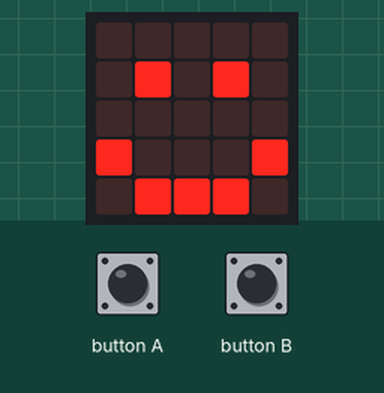
Simulated run of this program. Board: BBC micro:bit running MicroPython. Shown: the board's 5×5 LED display. The inputs (shaded band) are chosen by the test bench.

Above: at 1.2 s.
1.3 s: button A pressed for 0.15 s
At 1.7 s:
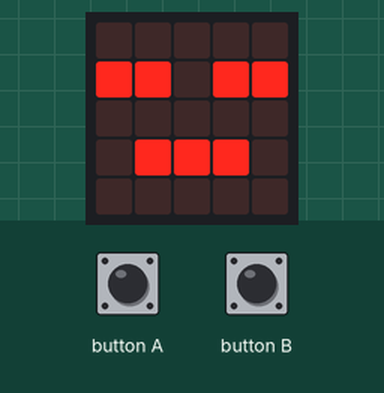
2.9 s: button A pressed for 1 s
At 4.2 s:
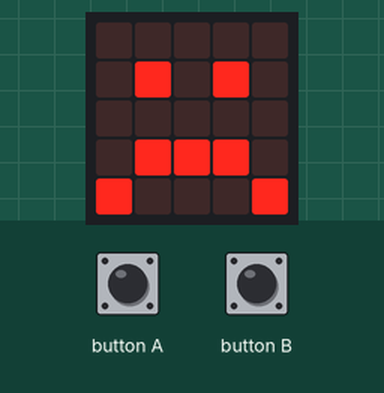
5.4 s: button A pressed for 0.15 s
At 6.1 s:
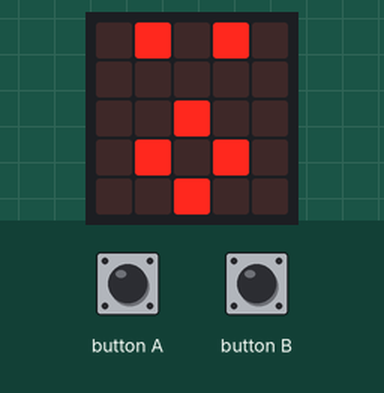
7.0 s: button A pressed for 3.2 s
At 8.4 s:
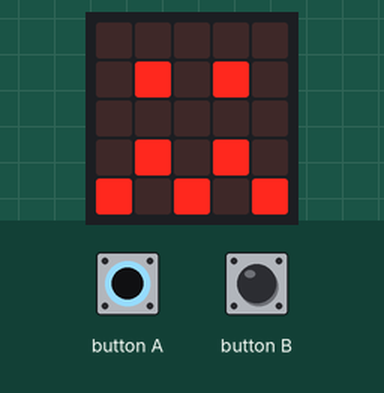
11.7 s: button A pressed for 0.15 s
At 12.1 s:
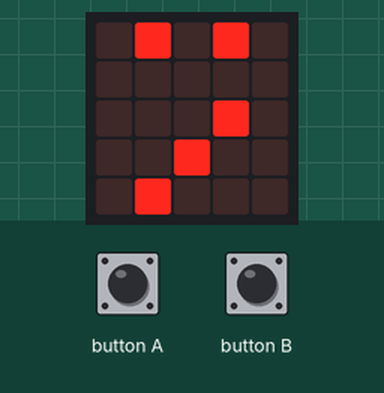
13.3 s: button A pressed for 1 s
At 14.5 s:
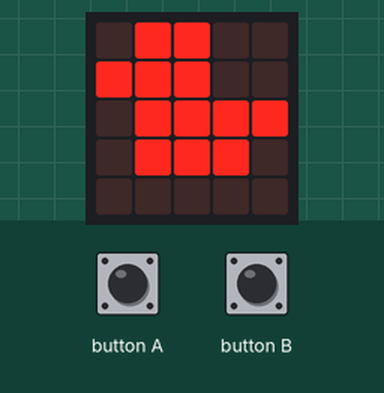
Timing chart, 0 to 16.3 s (numbered marks = the images above; inputs shaded):
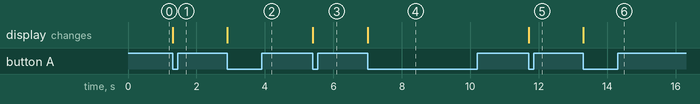

Measured:
- after the input at 1.3 s, the display: changes at once (image 1)
- after the input at 2.9 s, the display: changes at once (image 2)
- after the input at 5.4 s, the display: changes at once (image 3)
- after the input at 7.0 s, the display: changes at once (image 4)
- after the input at 11.7 s, the display: changes at once (image 5)
- after the input at 13.3 s, the display: changes at once (image 6)

The program:

03_-_emotion.py
```python
# micro:bit emotion

# Communicate your emotion to another microbit

import radio
import random
from microbit import *

# name image pairs
emotions = [

    ['happy',       Image.HAPPY],
    ['sleepy',      Image.ASLEEP],
    ['sad',         Image.SAD],
    ['surprised',   Image.SURPRISED],
    ['confused',    Image.CONFUSED],
    ['meh',         Image.MEH],
    ['duck',        Image.DUCK]
]

emotion_count = len(emotions)

current_emotion = 0

square1 = Image("00000:00000:00000:00000:90000")
square2 = Image("00000:00000:00000:99000:09000")
square3 = Image("00000:00000:99900:00900:00900")
square4 = Image("00000:99990:00090:00090:00090")
square5 = Image("99999:00009:00009:00009:00009")
incoming_msg = [square1, square2, square3, square4, square5]

radio.on()

while True:

    display.show(emotions[current_emotion][1])

    # select an emotion
    if button_a.was_pressed():
        current_emotion += 1
        if current_emotion >= emotion_count:
            current_emotion = 0

    # send that emotion
    elif button_b.was_pressed():
        radio.send(emotions[current_emotion][0])

    # Read any incoming messages.
    message = radio.receive()

    find_emotion = 0
    for emotion in emotions:
        if message == emotion[0]:
            current_emotion = find_emotion
            display.show(incoming_msg, delay=50)
            display.clear()
            sleep(100)
        find_emotion += 1
```
